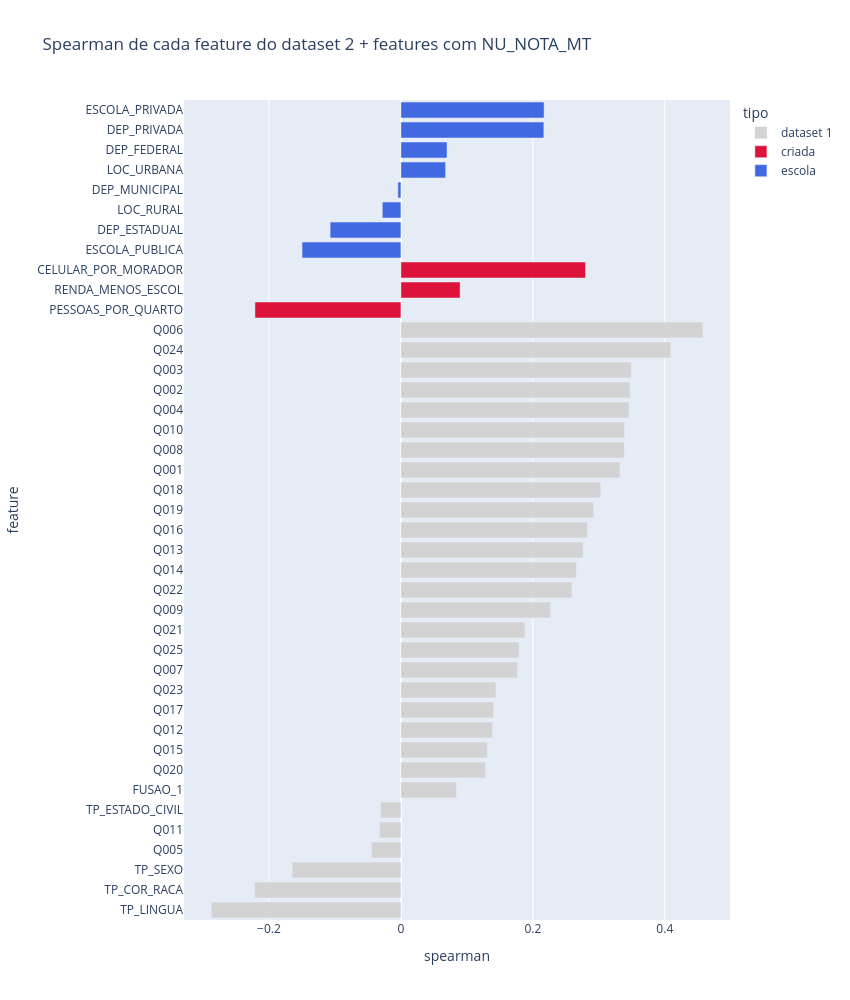
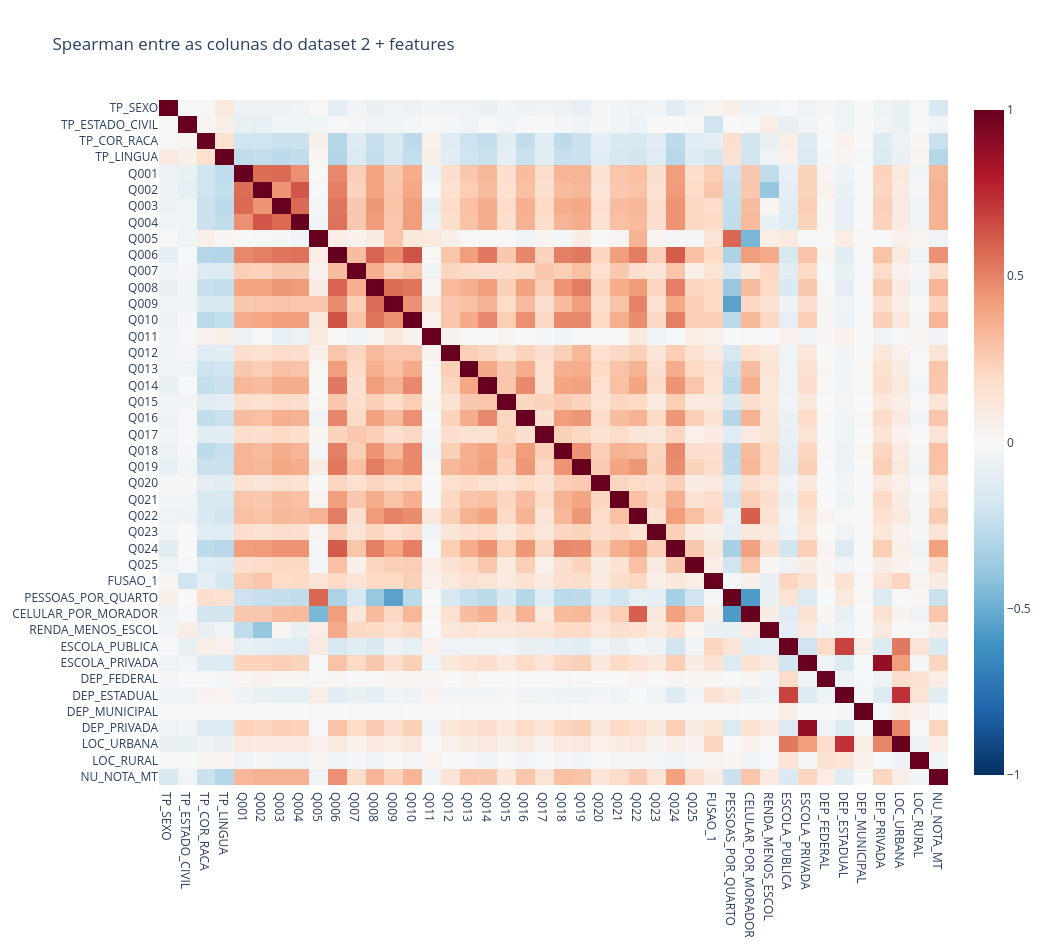

The code cell stored with these charts, in order, in its notebook:
### Code cell
# Os mesmos dois gráficos para o dataset 2 + features (as 3 colunas criadas aparecem em vermelho no gráfico de barras).
cols_2f = list(dataset_2_feat.columns)
corr_2f = corr_d.loc[cols_2f, cols_2f]

dados = corr_2f[ALVO].drop(ALVO).sort_values().reset_index()
dados.columns = ["feature", "spearman"]
dados["tipo"] = ["criada" if f in NOVAS else "escola" if f in DUMMIES else "dataset 1" for f in dados["feature"]]

fig = px.bar(
    dados, x="spearman", y="feature", orientation="h", color="tipo",
    color_discrete_map={"criada": "crimson", "escola": "royalblue", "dataset 1": "lightgray"},
    title="Spearman de cada feature do dataset 2 + features com NU_NOTA_MT",
)
fig.update_layout(width=850, height=1000)
fig.show()

fig = px.imshow(
    corr_2f.round(2),
    color_continuous_scale="RdBu_r", zmin=-1, zmax=1, aspect="auto",
    title="Spearman entre as colunas do dataset 2 + features",
)
fig.update_layout(width=1050, height=950)
fig.show()

### Figure 1 — Plotly figure (JSON) as saved in the notebook; plotly's stock layout.template omitted (floating-point values rounded to 4 significant figures)
{"data": [{"hovertemplate": "tipo=dataset 1<br>spearman=%{x}<br>feature=%{y}<extra></extra>", "legendgroup": "dataset 1", "marker": {"color": "lightgray", "pattern": {"shape": ""}}, "name": "dataset 1", "orientation": "h", "showlegend": true, "textposition": "auto", "type": "bar", "x": [-0.2874, -0.2218, -0.1648, -0.04465, -0.03254, -0.03114, 0.08419, 0.1284, 0.1309, 0.139, 0.1406, 0.144, 0.1768, 0.1792, 0.1878, 0.2266, 0.2592, 0.2659, 0.2762, 0.2829, 0.2922, 0.3029, 0.3322, 0.3387, 0.3391, 0.3459, 0.3471, 0.3493, 0.4089, 0.4575], "xaxis": "x", "y": ["TP_LINGUA", "TP_COR_RACA", "TP_SEXO", "Q005", "Q011", "TP_ESTADO_CIVIL", "FUSAO_1", "Q020", "Q015", "Q012", "Q017", "Q023", "Q007", "Q025", "Q021", "Q009", "Q022", "Q014", "Q013", "Q016", "Q019", "Q018", "Q001", "Q008", "Q010", "Q004", "Q002", "Q003", "Q024", "Q006"], "yaxis": "y"}, {"hovertemplate": "tipo=criada<br>spearman=%{x}<br>feature=%{y}<extra></extra>", "legendgroup": "criada", "marker": {"color": "crimson", "pattern": {"shape": ""}}, "name": "criada", "orientation": "h", "showlegend": true, "textposition": "auto", "type": "bar", "x": [-0.2213, 0.08973, 0.2798], "xaxis": "x", "y": ["PESSOAS_POR_QUARTO", "RENDA_MENOS_ESCOL", "CELULAR_POR_MORADOR"], "yaxis": "y"}, {"hovertemplate": "tipo=escola<br>spearman=%{x}<br>feature=%{y}<extra></extra>", "legendgroup": "escola", "marker": {"color": "royalblue", "pattern": {"shape": ""}}, "name": "escola", "orientation": "h", "showlegend": true, "textposition": "auto", "type": "bar", "x": [-0.1499, -0.1073, -0.02823, -0.004624, 0.06775, 0.06988, 0.2167, 0.217], "xaxis": "x", "y": ["ESCOLA_PUBLICA", "DEP_ESTADUAL", "LOC_RURAL", "DEP_MUNICIPAL", "LOC_URBANA", "DEP_FEDERAL", "DEP_PRIVADA", "ESCOLA_PRIVADA"], "yaxis": "y"}], "layout": {"barmode": "relative", "height": 1000, "legend": {"title": {"text": "tipo"}, "tracegroupgap": 0}, "title": {"text": "Spearman de cada feature do dataset 2 + features com NU_NOTA_MT"}, "width": 850, "xaxis": {"anchor": "y", "domain": [0, 1], "title": {"text": "spearman"}}, "yaxis": {"anchor": "x", "domain": [0, 1], "title": {"text": "feature"}}}}

### Figure 2 — Plotly figure (JSON) as saved in the notebook; plotly's stock layout.template omitted (floating-point values rounded to 4 significant figures; data arrays with more than 128 entries replaced by an {"elided": "..."} marker saying what was removed)
{"data": [{"coloraxis": "coloraxis", "hovertemplate": "x: %{x}<br>y: %{y}<br>color: %{z}<extra></extra>", "name": "0", "type": "heatmap", "x": ["TP_SEXO", "TP_ESTADO_CIVIL", "TP_COR_RACA", "TP_LINGUA", "Q001", "Q002", "Q003", "Q004", "Q005", "Q006", "Q007", "Q008", "Q009", "Q010", "Q011", "Q012", "Q013", "Q014", "Q015", "Q016", "Q017", "Q018", "Q019", "Q020", "Q021", "Q022", "Q023", "Q024", "Q025", "FUSAO_1", "PESSOAS_POR_QUARTO", "CELULAR_POR_MORADOR", "RENDA_MENOS_ESCOL", "ESCOLA_PUBLICA", "ESCOLA_PRIVADA", "DEP_FEDERAL", "DEP_ESTADUAL", "DEP_MUNICIPAL", "DEP_PRIVADA", "LOC_URBANA", "LOC_RURAL", "NU_NOTA_MT"], "xaxis": "x", "y": ["TP_SEXO", "TP_ESTADO_CIVIL", "TP_COR_RACA", "TP_LINGUA", "Q001", "Q002", "Q003", "Q004", "Q005", "Q006", "Q007", "Q008", "Q009", "Q010", "Q011", "Q012", "Q013", "Q014", "Q015", "Q016", "Q017", "Q018", "Q019", "Q020", "Q021", "Q022", "Q023", "Q024", "Q025", "FUSAO_1", "PESSOAS_POR_QUARTO", "CELULAR_POR_MORADOR", "RENDA_MENOS_ESCOL", "ESCOLA_PUBLICA", "ESCOLA_PRIVADA", "DEP_FEDERAL", "DEP_ESTADUAL", "DEP_MUNICIPAL", "DEP_PRIVADA", "LOC_URBANA", "LOC_RURAL", "NU_NOTA_MT"], "yaxis": "y", "z": {"elided": "42x42 float values"}}], "layout": {"coloraxis": {"autocolorscale": false, "cmax": 1, "cmin": -1, "colorscale": [[0, "rgb(5,48,97)"], [0.1, "rgb(33,102,172)"], [0.2, "rgb(67,147,195)"], [0.3, "rgb(146,197,222)"], [0.4, "rgb(209,229,240)"], [0.5, "rgb(247,247,247)"], [0.6, "rgb(253,219,199)"], [0.7, "rgb(244,165,130)"], [0.8, "rgb(214,96,77)"], [0.9, "rgb(178,24,43)"], [1, "rgb(103,0,31)"]]}, "height": 950, "title": {"text": "Spearman entre as colunas do dataset 2 + features"}, "width": 1050, "xaxis": {"anchor": "y", "domain": [0, 1]}, "yaxis": {"anchor": "x", "autorange": "reversed", "domain": [0, 1]}}}
